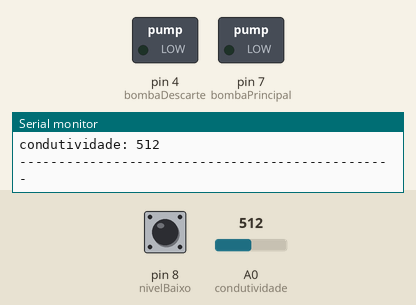
A sketch run on a simulated Arduino Uno, built with avr-gcc and run on an emulated ATmega328P. On the bench: switched loads named in the sketch (green lamp = pin HIGH), the last lines printed to the serial monitor. The inputs (shaded band) are chosen by the test bench; at power-on: A0 (condutividade) = 512, pin 8 (nivelBaixo) HIGH.

Above: at 1.2 s.
1.3 s: A0 (condutividade) set to 161
4.3 s: A0 (condutividade) set to 135
At 5.5 s:
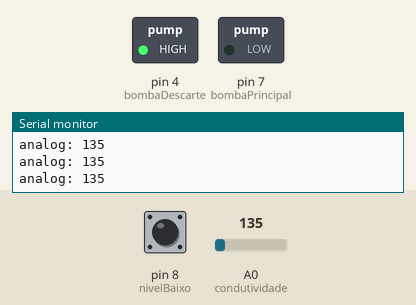
5.8 s: A0 (condutividade) set to 160
At 6.6 s:
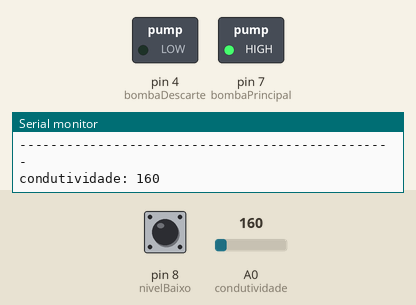
7.3 s: pin 8 (nivelBaixo) driven LOW
At 7.9 s:
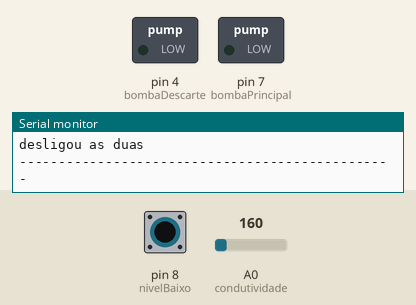
9.0 s: pin 8 (nivelBaixo) driven HIGH
12.0 s: pin 8 (nivelBaixo) pulsed LOW 5 times (0.12 s each, 0.3 s apart)
Timing chart, 0 to 17.4 s (numbered marks = the images above; inputs shaded):
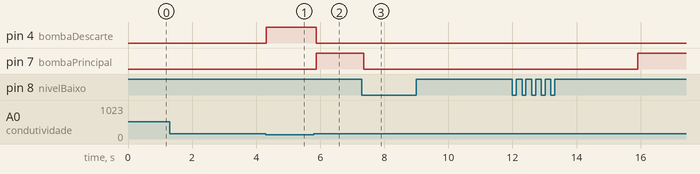

The sketch:

HidroTechControl.ino
```cpp
#define condutividade      0
#define nivelAlto          9
#define nivelAltoDescarte  10
#define nivelBaixo         8
#define bombaPrincipal     7 //relé
#define bombaDescarte      4 //relédescarte

bool switchBomba     =     false;
bool flag            =     false;

long previousMillis  =     0;
long timeOutColeta   =     5000;


void controlaBombas(bool flag);

void setup() {
    Serial.begin(9600);
    pinMode(nivelAlto,          INPUT);
    pinMode(nivelBaixo,         INPUT);
    //pinMode(condutividade,      INPUT);
    pinMode(bombaPrincipal,     OUTPUT);
    pinMode(bombaDescarte,      OUTPUT);
    digitalWrite(bombaPrincipal,LOW);
    digitalWrite(bombaDescarte, LOW);
}

void loop() {
    unsigned long currentMillis = millis();
    bool valorNivelBaixo = digitalRead(nivelBaixo);

    int valorCondutividade = analogRead(condutividade);//map(analogRead(condutividade), 1023, 0, 0, 1023);

    Serial.print("condutividade: ");
    Serial.println(valorCondutividade);

    if (valorCondutividade <= 150) {
        //ficou choca
        while(analogRead(condutividade)<=150){
          digitalWrite(bombaDescarte,  true); //desativa a bomba principal
          digitalWrite(bombaPrincipal,false);

          Serial.print("analog: ");
          Serial.println(analogRead(condutividade));
        }
    } else {
            if (!valorNivelBaixo){
                  digitalWrite(bombaPrincipal, false);
                  digitalWrite(bombaDescarte, false);
                   Serial.println("desligou as duas");
            } else {
                  if (currentMillis - previousMillis >= timeOutColeta ) { //Verifica se o tempo desgotou
                      previousMillis = currentMillis;
                      switchBomba = !switchBomba;
                      digitalWrite(bombaPrincipal, switchBomba);
                      digitalWrite(bombaDescarte,  false);
                      Serial.print("estado bomba");
                      Serial.println(switchBomba);
                  }
              }
    }
      Serial.println("------------------------------------------------");


}
```

Measured:
- the behaviour switches between 151 and 150 on A0 (condutividade) (found by bisection; images 0 and 1)
- after the input at 4.3 s, pin 4 (bombaDescarte): LOW → HIGH at once; pin 7 (bombaPrincipal): stays LOW (without the input it goes to HIGH after 0.75 s)
- after the input at 5.8 s, pin 4 (bombaDescarte): HIGH → LOW after 0.08 s; pin 7 (bombaPrincipal): LOW → HIGH after 0.08 s
- after the input at 7.3 s, pin 7 (bombaPrincipal): HIGH → LOW after 0.05 s
